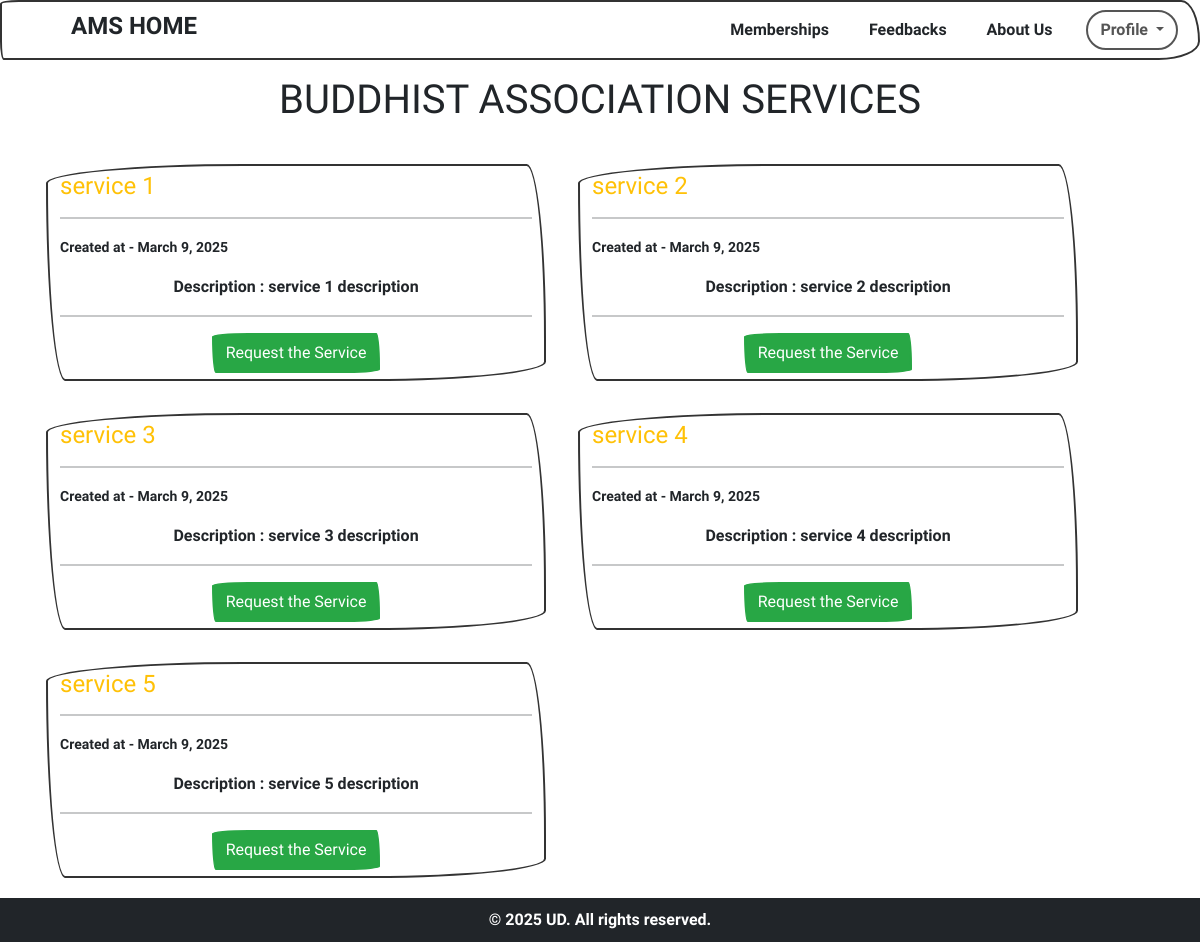
The page /services/1/ (signed in) on the database its author committed.
### amsApp/models.py (models this page shows, shortened)
class Association(models.Model):
    AssociationName = models.CharField(max_length=100, unique=True)
    description = models.TextField(blank=True, null=True)
    profilePic = models.ImageField(blank=True, null=True, default='images/logo1', upload_to='associatePic')
    created_at = models.DateTimeField(auto_now_add=True)
    admin = models.ForeignKey(User, on_delete=models.CASCADE, related_name="admin_associations")

class Service(models.Model):
    association = models.ForeignKey(Association, on_delete=models.CASCADE, related_name="services")
    serviceTitle = models.CharField(max_length=255)
    description = models.TextField(blank=True, null=True)
    created_at = models.DateTimeField(auto_now_add=True)

### amsApp/views.py (the view)
# urls.py: path('services/<int:pk>/', views.services, name="services"),
@login_required(login_url='login')
def services(request, pk):
    association = Association.objects.get(id=pk)
    services = Service.objects.filter(association=association)
    associationName = association.AssociationName
    context = {'services': services, 'associationName':associationName}
    return render(request, 'userTemplates/services.html', context=context)

### templates/userTemplates/services.html (shortened to what this page needs)
{% extends "base.html" %}
{% load crispy_forms_tags %}
{% block content %}
{% include 'navbar.html' %}
<div class="container mt-3">
    <h1 class="text-center">{{associationName|upper}} SERVICES</h1>
    <div class="row mb-5 mt-4">
        {% for service in services  %}
            <div class="form-control col-md-2 m-3" style="max-width: 500px; margin: 0 auto;">
                <h4 class="text-warning">{{service.serviceTitle}}</h4>
                <hr>
                <p><small>Created at - {{service.created_at.date}}</small></p>
                <p class="text-center">Description : {{service.description}}</p>
                <hr>
                <div class="text-center">
                    <a href="{% url 'serviceRequest' service.id %}" class="btn btn-success">Request the Service</a>
                </div>
            </div>
            <br>
        {% endfor %}
    </div>
</div>
{% endblock %}

### rows shown on the page
Association: AssociationName "BUDDHIST ASSOCIATION"
Service: serviceTitle "service 1", created_at "March 9, 2025", description "service 1 description"
Service: serviceTitle "service 2", created_at "March 9, 2025", description "service 2 description"
Service: serviceTitle "service 3", created_at "March 9, 2025", description "service 3 description"
Service: serviceTitle "service 4", created_at "March 9, 2025", description "service 4 description"
Service: serviceTitle "service 5", created_at "March 9, 2025", description "service 5 description"
